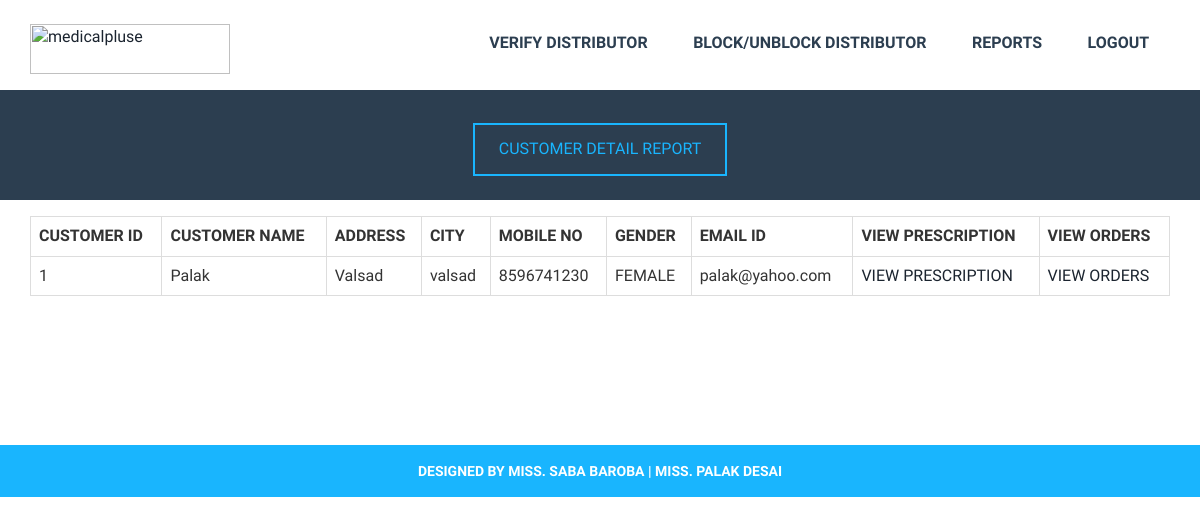
Page /admin_view_customer_detail_report.php on the committed database.
### tables this page shows
CREATE TABLE IF NOT EXISTS `customer_detail` (
  `customer_id` int(10) NOT NULL,
  `customer_name` varchar(50) NOT NULL,
  `address` varchar(200) NOT NULL,
  `city` varchar(50) NOT NULL,
  `mobile_no` varchar(10) NOT NULL,
  `gender` varchar(7) NOT NULL,
  `email_id` varchar(50) NOT NULL,
  `pwd` varchar(10) NOT NULL,
  PRIMARY KEY (`customer_id`)
);

### admin_view_customer_detail_report.php (the view, shortened to what this page needs)
<?php
include("admin_header.php");
?>
		<div class="team-grids-caption">
								<div class="container">
									<div class="team-grids-caption-left">
										<center>
										<a class="team-btn" href="#">CUSTOMER DETAIL REPORT</a>
									</div>
									<div class="clearfix"> </div>
								</div>
							</div>
		<div class="contact">
				<div class="container">
					<div class="row">
						<div class="col-md-12">
						<?php
						$res1=mysql_query("select * from customer_detail");
						if(mysql_num_rows($res1)>0)
						{
							echo "<table class='table table-bordered'>
									<tr>
										<th>CUSTOMER ID</th>
										<th>CUSTOMER NAME</th>
										<th>ADDRESS</th>
										<th>CITY</th>
										<th>MOBILE NO</th>
										<th>GENDER</th>
										<th>EMAIL ID</th>
										<th>VIEW PRESCRIPTION</th>
										<th>VIEW ORDERS</th>
									</tr>";
							while($r1=mysql_fetch_array($res1))
							{
								echo "<tr>";
								echo "<td>$r1[0]</td>";
								echo "<td>$r1[1]</td>";
								echo "<td>$r1[2]</td>";
								echo "<td>$r1[3]</td>";
								echo "<td>$r1[4]</td>";
								echo "<td>$r1[5]</td>";
								echo "<td>$r1[6]</td>";
								echo "<td><a href='admin_view_customer_wise_prescription.php?cid=$r1[0]'>VIEW PRESCRIPTION</a></td>";
								echo "<td><a href='admin_view_customer_wise_order.php?cid=$r1[0]'>VIEW ORDERS</a></td>";
								echo "</tr>";
							}
							echo "</table>";
						}else{
							echo "<h2>No New Record Found</h2><br/><br/><br/><br/><br/><br/>";
						}
						?>
						</div>
						<div class="col-md-6">
						</div>
					</div>
				</div>
			</div>
<?php
include("footer.php");
?>

### css/style.css (style rules this page uses)
html, body { font-family: 'Arimo', sans-serif; font-size: 100%; background: #FFf; }
body a { transition:0.5s all; -webkit-transition:0.5s all; -moz-transition:0.5s all; -o-transition:0.5s all; -ms-transition:0.5s all; }
.team-grids-caption { background:#f2f2f2; padding:1.5em 0; }
.team-grids-caption-left { float: left; width: 77%; margin-top: 0.38em; }
.team-grids-caption { background:#2C3E50; padding:1.5em 0; }
.team-grids-caption-left { float: left; width: 100%; margin-top: 0.38em; }
a.team-btn { border: 2px solid #19b5fe; text-transform: uppercase; padding: 0.8em 1.5em; margin-top: 0.2em; display: inline-block; color: #19b5fe; text-decoration: none; }
.contact { padding: 1em 0 8em; }

### rows in the picture
customer_detail: customer_id "1", customer_name "Palak", address "Valsad", city "valsad", mobile_no "8596741230", gender "FEMALE", email "palak@yahoo.com"
